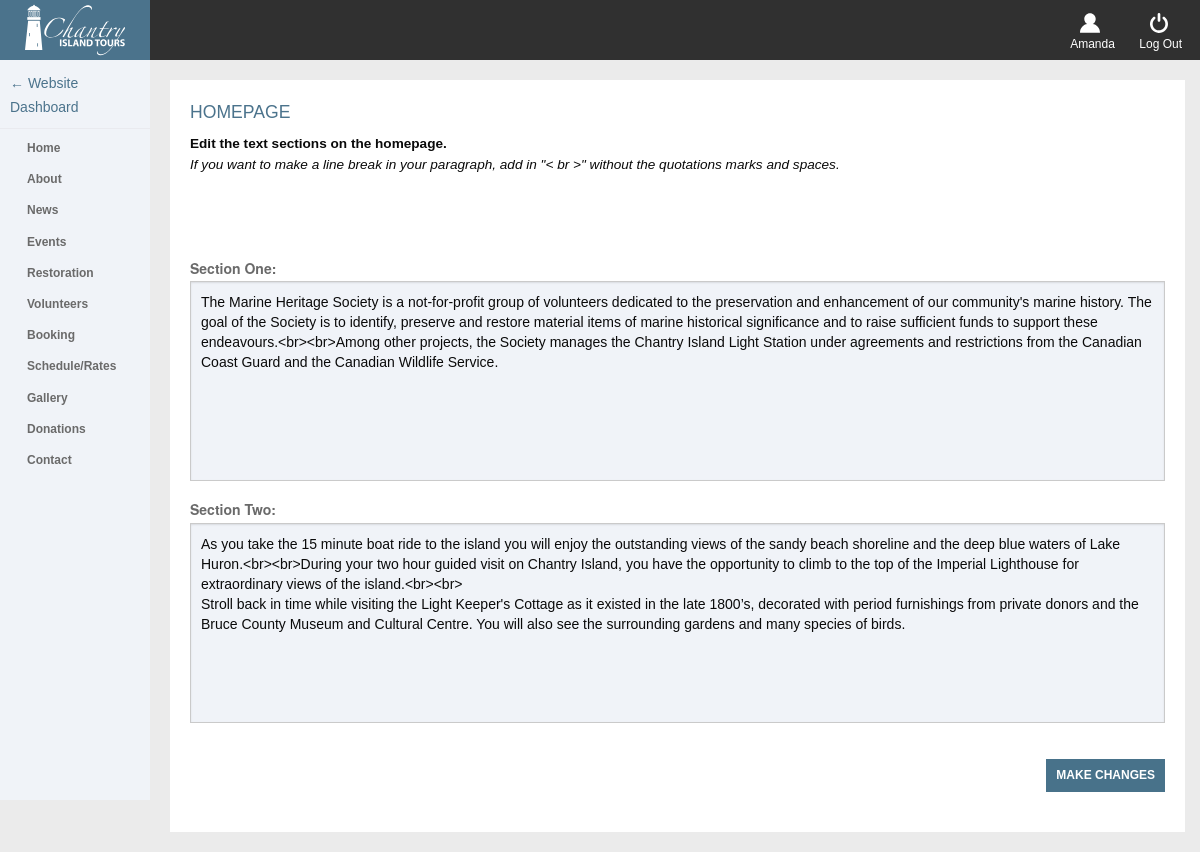
The page /admin/admin_home.php (signed in) on the database its author committed.
### tables this page shows
CREATE TABLE `tbl_pages` (
  `pages_id` smallint(40) UNSIGNED NOT NULL,
  `pages_sectionone` text,
  `pages_sectiontwo` text,
  `page_images` varchar(200) DEFAULT NULL
);

### admin/phpscripts/functions.php (called while the page is built, shortened)
<?php
	function getHomepage($id) {
		include('connect.php');
		$pagestring = "SELECT * FROM `tbl_pages` WHERE pages_id = {$id}";
		$pagequery = mysqli_query($link, $pagestring);
		if ($pagequery) {
			$found_page = mysqli_fetch_array($pagequery, MYSQLI_ASSOC);
			return $found_page;
		} else {
			$message = "<i>There was a problem gathering this information.</i>";
			return $message;
		}
	}
?>

### admin/admin_home.php (the view, shortened to what this page needs)
<?php
	$id = 1;
	$popHome = getHomepage($id);
  require_once("../includes/admin_header.php");
?>
			<div class="holder">
	      	<div class="small-12 medium-12 large-12 columns homeBox">
	      		<h4>Homepage</h4>
	      		<p><b>Edit the text sections on the homepage.</b><br>
	      		<i>If you want to make a line break in your paragraph, add in "< br >" without the quotations marks and spaces.</i></p><br>
	      		<form action="admin_home.php" method="post">
						<label><b>Section One:</b></label>
						<textarea name="secone"><?php echo $popHome['pages_sectionone'] ?></textarea>
						<label><b>Section Two:</b></label>
						<textarea name="sectwo"><?php echo $popHome['pages_sectiontwo'] ?></textarea>
						<input type="submit" name="submit" value="Make Changes">
					</form>
	      	</div>
			</div>
<?php
  require_once("../includes/admin_footer.php");
?>

### css/admin.css (style rules this page uses)
body { background-color: #ebebeb; }
p { font-family: 'MyriadPro-Regular', sans-serif; text-align: justify; font-size: 0.85em; }
.holder { padding: 80px 15px 10px 170px; }
input[type="submit"] { float: right; border: none; text-transform: uppercase; padding: 10px; background-color: #48728a; color: #fff; font-size: 12px; font-weight: 900; cursor: pointer; margin: 20px 0 20px 0; }
.holder form { margin-top: 40px; }
.homeBox { background-color: #fff; margin: 0 0 20px 0; padding: 20px; display: inline-block; text-align: left; }
.holder h4 { color: #4b738c; font-family: 'MyriadPro-Bold', sans-serif; text-transform: uppercase; font-size: 1.1em; }
.holder label { color: #6a6a6a; }
.holder textarea { height: 200px; border: 1px solid #cacaca; resize: none; font-family: 'MyriadPro-Regular', sans-serif; font-size: 14px; line-height: 20px; padding: 10px; background-color: #F0F3F8; }

### rows shown on the page
tbl_pages: secone "The Marine Heritage Society is a not-for-profit group of volunteers dedicated to the preservation and enhancement of our community's marine history. The goal of the Society is to identify, preserve and restore material items of marine historical significance and to raise sufficient funds to support these endeavours.<br><br>Among other projects, the Society manages the Chantry Island Light Station under agreements and restrictions from the Canadian Coast Guard and the Canadian Wildlife Service.", sectwo "As you take the 15 minute boat ride to the island you will enjoy the outstanding views of the sandy beach shoreline and the deep blue waters of Lake Huron.<br><br>During your two hour guided visit on Chantry Island, you have the opportunity to climb to the top of the Imperial Lighthouse for extraordinary views of the island.<br><br> Stroll back in time while visiting the Light Keeper's Cottage as it existed in the late 1800’s, decorated with period furnishings from private donors and the Bruce County Museum and Cultural Centre. You will also see the surrounding gardens and many species of birds."

### other values the page prints
$_SESSION['users_name'] "Amanda"
